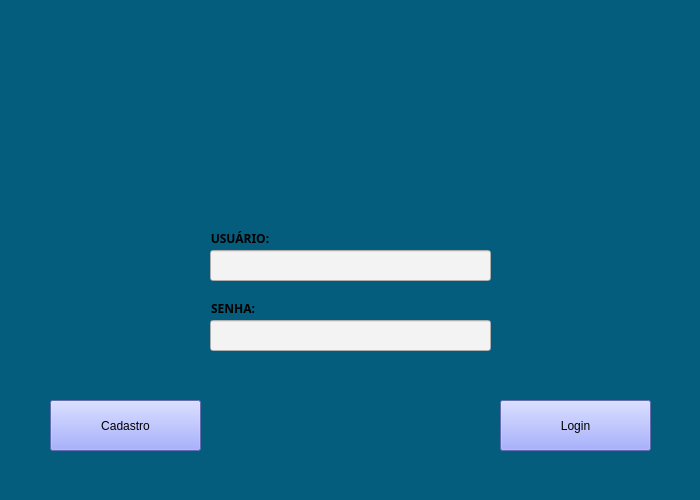
<?xml version="1.0" encoding="UTF-8"?>
<ui version="4.0">
 <class>Tarefas</class>
 <widget class="QMainWindow" name="Tarefas">
  <property name="enabled">
   <bool>true</bool>
  </property>
  <property name="geometry">
   <rect>
    <x>0</x>
    <y>0</y>
    <width>700</width>
    <height>500</height>
   </rect>
  </property>
  <property name="windowTitle">
   <string>Programa de Cadastro de Funcionários</string>
  </property>
  <property name="toolTip">
   <string/>
  </property>
  <property name="autoFillBackground">
   <bool>false</bool>
  </property>
  <property name="styleSheet">
   <string notr="true">background-color: rgb(139, 151, 248);</string>
  </property>
  <property name="documentMode">
   <bool>false</bool>
  </property>
  <widget class="QWidget" name="Login">
   <property name="styleSheet">
    <string notr="true">background-color: rgb(5, 93, 125);</string>
   </property>
   <widget class="QPushButton" name="Login_Usuario">
    <property name="geometry">
     <rect>
      <x>500</x>
      <y>400</y>
      <width>151</width>
      <height>51</height>
     </rect>
    </property>
    <property name="styleSheet">
     <string notr="true">background-color: rgb(139, 151, 248);
border-color: rgb(204, 0, 0);</string>
    </property>
    <property name="text">
     <string>Login</string>
    </property>
   </widget>
   <widget class="QPushButton" name="Cadastro_Usuario">
    <property name="geometry">
     <rect>
      <x>50</x>
      <y>400</y>
      <width>151</width>
      <height>51</height>
     </rect>
    </property>
    <property name="styleSheet">
     <string notr="true">background-color: rgb(139, 151, 248);</string>
    </property>
    <property name="text">
     <string>Cadastro</string>
    </property>
   </widget>
   <widget class="QLineEdit" name="Digitar_Usuario">
    <property name="enabled">
     <bool>true</bool>
    </property>
    <property name="geometry">
     <rect>
      <x>210</x>
      <y>250</y>
      <width>281</width>
      <height>31</height>
     </rect>
    </property>
    <property name="toolTip">
     <string>Digite seu usuário...</string>
    </property>
    <property name="toolTipDuration">
     <number>-1</number>
    </property>
    <property name="styleSheet">
     <string notr="true">background-color: rgb(243, 243, 243);
font: 75 italic 11pt &quot;Ubuntu Condensed&quot;;</string>
    </property>
    <property name="text">
     <string/>
    </property>
    <property name="alignment">
     <set>Qt::AlignCenter</set>
    </property>
    <property name="readOnly">
     <bool>false</bool>
    </property>
   </widget>
   <widget class="QLineEdit" name="Digitar_Senha">
    <property name="geometry">
     <rect>
      <x>210</x>
      <y>320</y>
      <width>281</width>
      <height>31</height>
     </rect>
    </property>
    <property name="font">
     <font>
      <family>Ubuntu Condensed</family>
      <pointsize>11</pointsize>
      <weight>9</weight>
      <italic>true</italic>
      <bold>false</bold>
     </font>
    </property>
    <property name="styleSheet">
     <string notr="true">background-color: rgb(243, 243, 243);
font: 75 italic 11pt &quot;Ubuntu Condensed&quot;;</string>
    </property>
    <property name="text">
     <string/>
    </property>
    <property name="frame">
     <bool>true</bool>
    </property>
    <property name="echoMode">
     <enum>QLineEdit::Password</enum>
    </property>
    <property name="alignment">
     <set>Qt::AlignCenter</set>
    </property>
   </widget>
   <widget class="QLabel" name="Label_Usurio">
    <property name="enabled">
     <bool>true</bool>
    </property>
    <property name="geometry">
     <rect>
      <x>210</x>
      <y>230</y>
      <width>60</width>
      <height>16</height>
     </rect>
    </property>
    <property name="font">
     <font>
      <family>Dyuthi</family>
      <weight>75</weight>
      <italic>false</italic>
      <bold>true</bold>
     </font>
    </property>
    <property name="autoFillBackground">
     <bool>false</bool>
    </property>
    <property name="text">
     <string>USUÁRIO:</string>
    </property>
    <property name="textFormat">
     <enum>Qt::AutoText</enum>
    </property>
    <property name="scaledContents">
     <bool>false</bool>
    </property>
    <property name="alignment">
     <set>Qt::AlignCenter</set>
    </property>
   </widget>
   <widget class="QLabel" name="Label_Senha">
    <property name="geometry">
     <rect>
      <x>210</x>
      <y>300</y>
      <width>46</width>
      <height>16</height>
     </rect>
    </property>
    <property name="font">
     <font>
      <family>Dyuthi</family>
      <weight>75</weight>
      <italic>false</italic>
      <bold>true</bold>
     </font>
    </property>
    <property name="text">
     <string>SENHA:</string>
    </property>
    <property name="textFormat">
     <enum>Qt::AutoText</enum>
    </property>
    <property name="scaledContents">
     <bool>false</bool>
    </property>
    <property name="alignment">
     <set>Qt::AlignCenter</set>
    </property>
   </widget>
   <widget class="QLabel" name="Logo">
    <property name="geometry">
     <rect>
      <x>240</x>
      <y>50</y>
      <width>221</width>
      <height>151</height>
     </rect>
    </property>
    <property name="sizePolicy">
     <sizepolicy hsizetype="Preferred" vsizetype="Preferred">
      <horstretch>0</horstretch>
      <verstretch>0</verstretch>
     </sizepolicy>
    </property>
    <property name="autoFillBackground">
     <bool>false</bool>
    </property>
    <property name="text">
     <string/>
    </property>
    <property name="pixmap">
     <pixmap>logo.png</pixmap>
    </property>
    <property name="scaledContents">
     <bool>true</bool>
    </property>
   </widget>
  </widget>
 </widget>
 <resources/>
 <connections/>
</ui>
